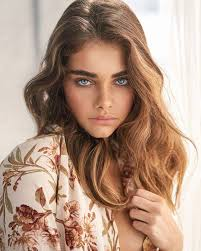
#> input picture input.jpg, 201 x 251 px
$ jupyter execute luxpm_CV.ipynb
#> lines starting #> are read from the running program, lines starting #| are printed output that depends on the picture
[cell 1]
import cv2
import numpy as np
import matplotlib.pyplot as plt
from scipy.spatial import distance

[cell 2]
img_path = 'input.jpg'

[cell 3]
img = cv2.imread(img_path)
#> img is the input picture: shape (251, 201, 3); mean B, G, R 132, 150.2, 179.5
img.shape
#> Out = (251, 201, 3)

[cell 4]
tx = 0.25*img.shape[1]
#> tx = 50.25
ty = 0.25*img.shape[0]
#> ty = 62.75
#transformation matrix
tfms_mat_tx = np.array([
    [1, 0, tx],
    [0, 1, 0]
])
#> tfms_mat_tx = [[1, 0, 50.25], [0, 1, 0]]
tfms_mat_ty = np.array([
    [1, 0, 0],
    [0, 1, -ty]    #negative since (0,0) in opencv is top left corner instead of bottom left
])
#> tfms_mat_ty = [[1, 0, 0], [0, 1, -62.75]]

[cell 5]
#assuming output image size should be same as original, clipping the image
tx_shift = cv2.warpAffine(img, tfms_mat_tx, (img.shape[1], img.shape[0]))
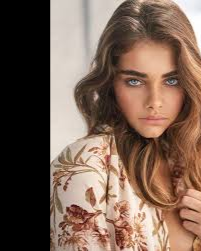
#> tx_shift: shape (251, 201, 3); mean B, G, R 84.4, 98.3, 122.1
ty_shift = cv2.warpAffine(img, tfms_mat_ty, (img.shape[1], img.shape[0]))
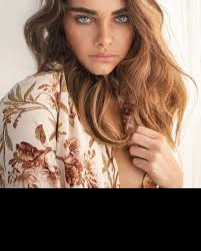
#> ty_shift: shape (251, 201, 3); mean B, G, R 92.4, 108, 133.4

[cell 6]
plt.imshow(tx_shift)

[cell 7]
plt.imshow(ty_shift)

[cell 8]
centre = (img.shape[1]/2, img.shape[0]/2)
tfms_mat_rot_90 = cv2.getRotationMatrix2D(centre,angle=90,scale=1)
tfms_mat_rot_90_neg = cv2.getRotationMatrix2D(centre,angle=-90,scale=1)
rot_90 = cv2.warpAffine(img, tfms_mat_rot_90 , (img.shape[1], img.shape[0]))
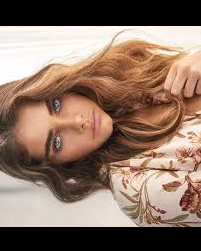
#> rot_90: shape (251, 201, 3); mean B, G, R 101.5, 116.6, 141
rot_90_neg = cv2.warpAffine(img, tfms_mat_rot_90_neg , (img.shape[1], img.shape[0]))
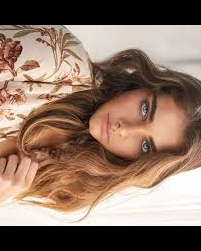
#> rot_90_neg: shape (251, 201, 3); mean B, G, R 101.4, 116.6, 141.1

[cell 9]
plt.imshow(rot_90)

[cell 10]
plt.imshow(rot_90_neg)

[cell 11]
img = np.float64(img)
for i in range(img.shape[1]):
    for j in range(img.shape[0]):
        dst = distance.euclidean(centre, (i,j))
        if dst<50:
            b_pct = 1+(50 - dst)/100 #brightness percentage
            img[j,i,:] *= b_pct
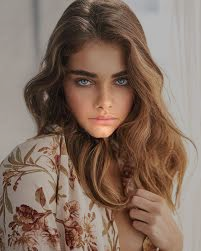
#> img: shape (251, 201, 3) float64; mean B, G, R 133.9, 152.7, 183.1; drawn with min black and max white
img = np.uint8(np.clip(img,0,255))
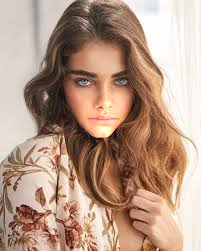
#> img: shape (251, 201, 3); mean B, G, R 133.8, 152.6, 182.4

[cell 12]
plt.imshow(img)

[cell 13]
cv2.imwrite("1.png",tx_shift)
cv2.imwrite("2.png",ty_shift)
cv2.imwrite("3.png",rot_90)
cv2.imwrite("4.png",rot_90_neg)
cv2.imwrite("5.png",img)
#> Out = True

$ run again, with 1.png saved as input.jpg
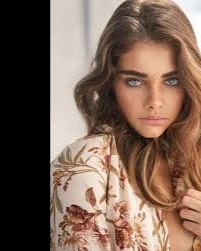
#> input picture 1.png, 201 x 251 px
#> img is the input picture: shape (251, 201, 3); mean B, G, R 84.4, 98.3, 122.1
#> after the loop `for i in range(img.shape[1]):`:
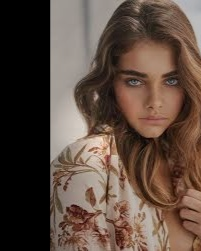
#> img: shape (251, 201, 3) float64; mean B, G, R 86.9, 101.1, 125.5; drawn with min black and max white
#> `img = np.uint8(np.clip(img,0,255))`:
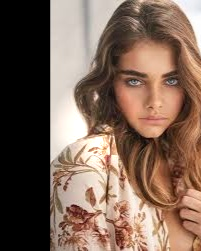
#> img: shape (251, 201, 3); mean B, G, R 86.8, 100.9, 124.9
#> `cv2.imwrite("5.png",img)`: Out = True

$ run again, with 2.png saved as input.jpg
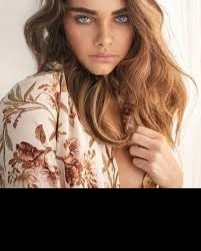
#> input picture 2.png, 201 x 251 px
#> img is the input picture: shape (251, 201, 3); mean B, G, R 92.4, 108, 133.4
#> after the loop `for i in range(img.shape[1]):`:
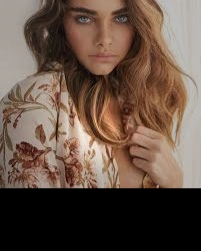
#> img: shape (251, 201, 3) float64; mean B, G, R 94.7, 111, 137.5; drawn with min black and max white
#> `img = np.uint8(np.clip(img,0,255))`:
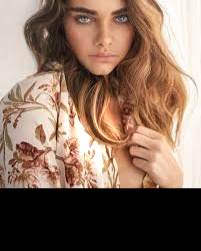
#> img: shape (251, 201, 3); mean B, G, R 94.5, 110.6, 136.5
#> `cv2.imwrite("5.png",img)`: Out = True

$ run again, with 3.png saved as input.jpg
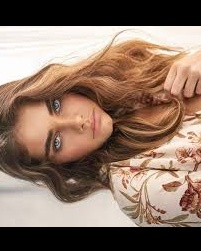
#> input picture 3.png, 201 x 251 px
#> img is the input picture: shape (251, 201, 3); mean B, G, R 101.5, 116.6, 141
#> after the loop `for i in range(img.shape[1]):`:
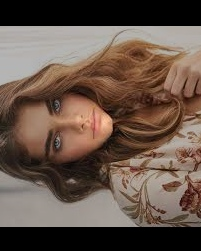
#> img: shape (251, 201, 3) float64; mean B, G, R 103.4, 119.1, 144.6; drawn with min black and max white
#> `img = np.uint8(np.clip(img,0,255))`:
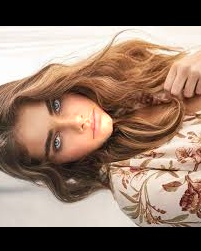
#> img: shape (251, 201, 3); mean B, G, R 103.3, 119, 143.9
#> `cv2.imwrite("5.png",img)`: Out = True
